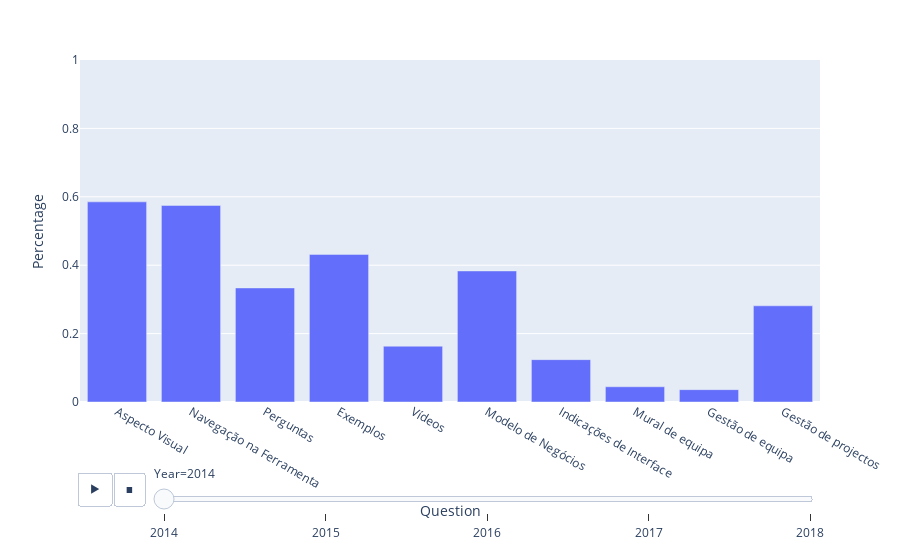

The code cell stored with this chart in its notebook:
### Code cell
import plotly_express as px

fig = px.bar(PositivosPerYear, x="Question", y="Percentage",
            animation_frame='Year', hover_name='Question', range_y=[0,1])
fig.show()

### Figure 1 — Plotly figure (JSON) as saved in the notebook; plotly's stock layout.template omitted (floating-point values rounded to 4 significant figures)
{"data": [{"alignmentgroup": "True", "hovertemplate": "<b>%{hovertext}</b><br><br>Year=2014<br>Question=%{x}<br>Percentage=%{y}<extra></extra>", "hovertext": ["Aspecto Visual", "Navegação na Ferramenta", "Perguntas", "Exemplos", "Vídeos", "Modelo de Negócios", "Indicações de Interface", "Mural de equipa", "Gestão de equipa", "Gestão de projectos"], "legendgroup": "", "marker": {"color": "#636efa"}, "name": "", "offsetgroup": "", "orientation": "v", "showlegend": false, "textposition": "auto", "type": "bar", "x": ["Aspecto Visual", "Navegação na Ferramenta", "Perguntas", "Exemplos", "Vídeos", "Modelo de Negócios", "Indicações de Interface", "Mural de equipa", "Gestão de equipa", "Gestão de projectos"], "xaxis": "x", "y": [0.5852, 0.5748, 0.3335, 0.4316, 0.1632, 0.3832, 0.1239, 0.04452, 0.03613, 0.2813], "yaxis": "y"}], "layout": {"barmode": "relative", "legend": {"tracegroupgap": 0}, "margin": {"t": 60}, "sliders": [{"active": 0, "currentvalue": {"prefix": "Year="}, "len": 0.9, "pad": {"b": 10, "t": 60}, "steps": [{"args": [["2014"], {"frame": {"duration": 0, "redraw": true}, "fromcurrent": true, "mode": "immediate", "transition": {"duration": 0, "easing": "linear"}}], "label": "2014", "method": "animate"}, {"args": [["2015"], {"frame": {"duration": 0, "redraw": true}, "fromcurrent": true, "mode": "immediate", "transition": {"duration": 0, "easing": "linear"}}], "label": "2015", "method": "animate"}, {"args": [["2016"], {"frame": {"duration": 0, "redraw": true}, "fromcurrent": true, "mode": "immediate", "transition": {"duration": 0, "easing": "linear"}}], "label": "2016", "method": "animate"}, {"args": [["2017"], {"frame": {"duration": 0, "redraw": true}, "fromcurrent": true, "mode": "immediate", "transition": {"duration": 0, "easing": "linear"}}], "label": "2017", "method": "animate"}, {"args": [["2018"], {"frame": {"duration": 0, "redraw": true}, "fromcurrent": true, "mode": "immediate", "transition": {"duration": 0, "easing": "linear"}}], "label": "2018", "method": "animate"}], "x": 0.1, "xanchor": "left", "y": 0, "yanchor": "top"}], "updatemenus": [{"buttons": [{"args": [null, {"frame": {"duration": 500, "redraw": true}, "fromcurrent": true, "mode": "immediate", "transition": {"duration": 500, "easing": "linear"}}], "label": "&#9654;", "method": "animate"}, {"args": [[null], {"frame": {"duration": 0, "redraw": true}, "fromcurrent": true, "mode": "immediate", "transition": {"duration": 0, "easing": "linear"}}], "label": "&#9724;", "method": "animate"}], "direction": "left", "pad": {"r": 10, "t": 70}, "showactive": false, "type": "buttons", "x": 0.1, "xanchor": "right", "y": 0, "yanchor": "top"}], "xaxis": {"anchor": "y", "domain": [0, 1], "title": {"text": "Question"}}, "yaxis": {"anchor": "x", "domain": [0, 1], "range": [0, 1], "title": {"text": "Percentage"}}}}
